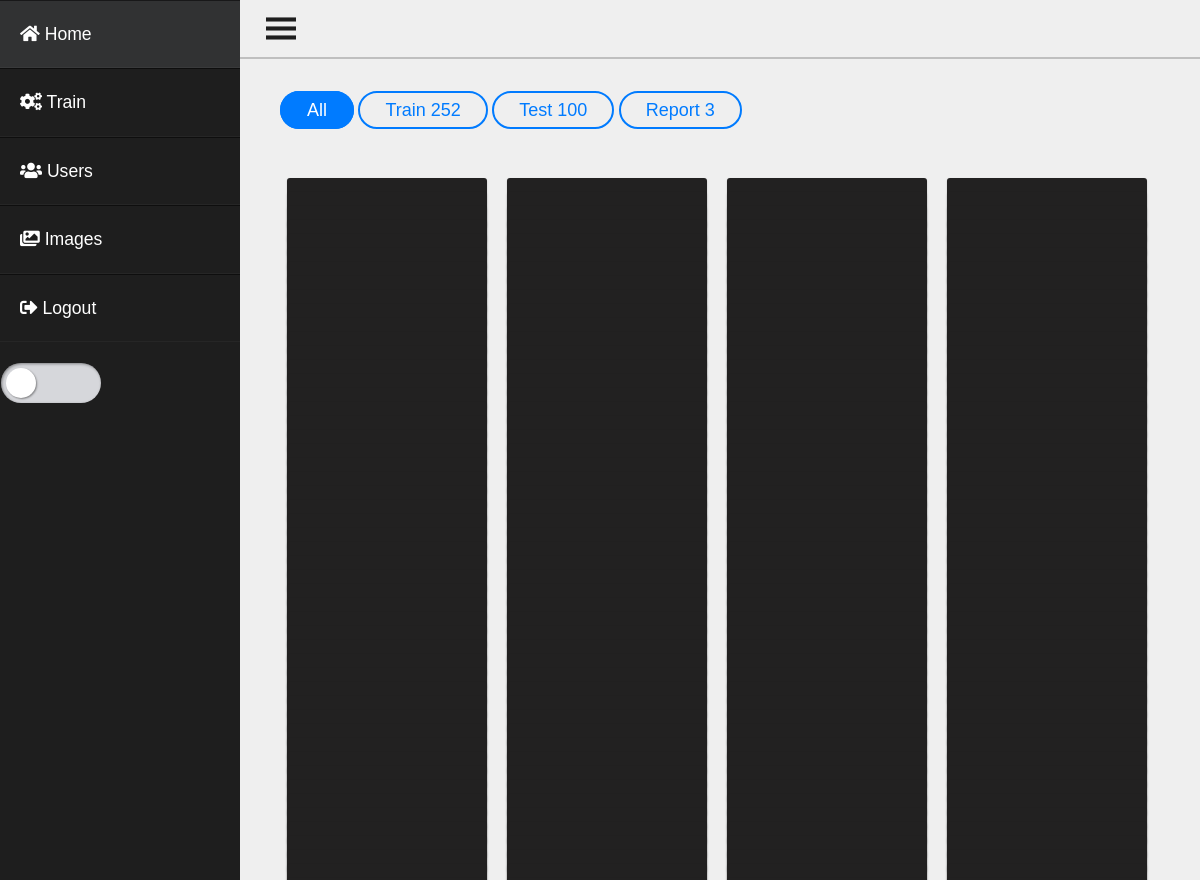
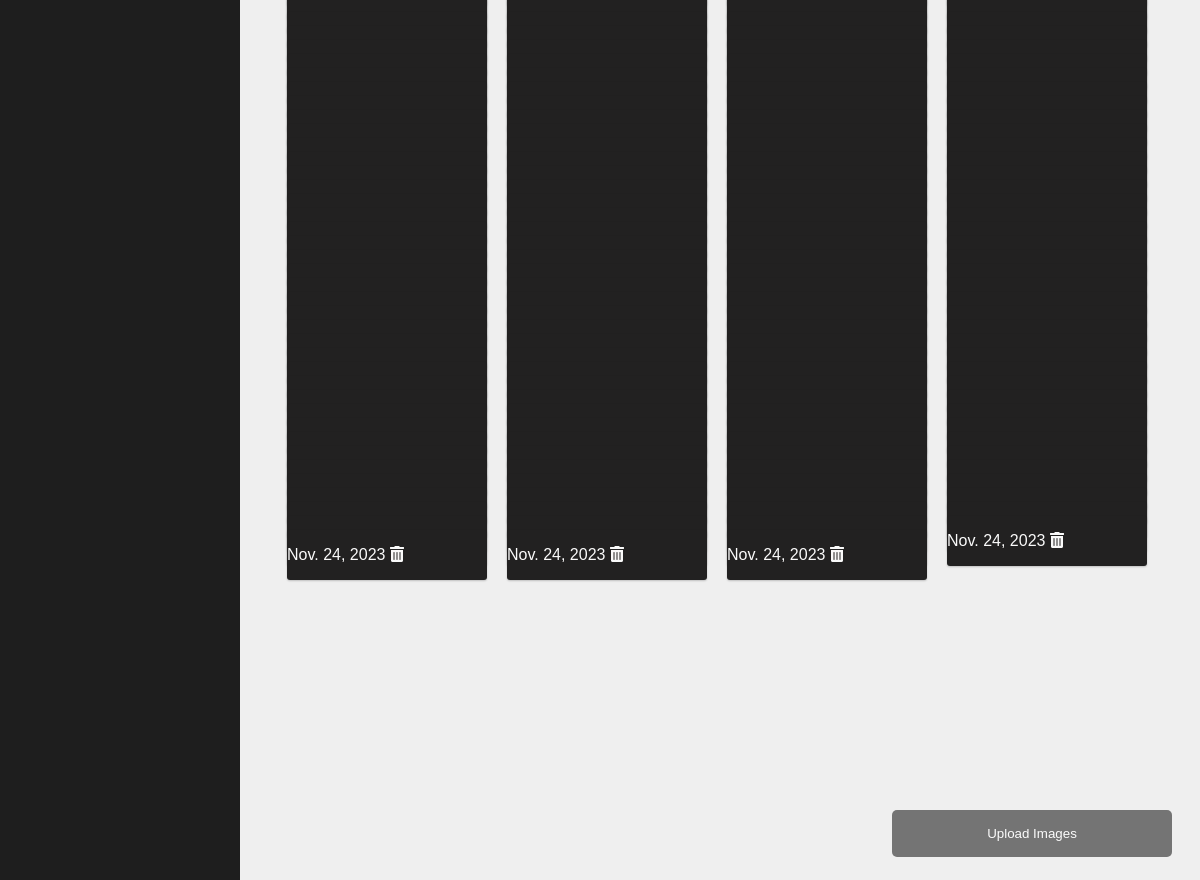
The app's page /modifyImages (signed in) with its own data (2 pictures, top to bottom).
### base/models.py (models this page shows)
class MultipleImage(models.Model):
    id = models.AutoField(primary_key=True)
    images = models.FileField(upload_to=upload_path_img, blank=True)
    masks = models.FileField(upload_to=upload_path_mask, blank=True)
    purpose = models.CharField(max_length=20)
    postedBy = models.ForeignKey(CustomUser, on_delete=models.CASCADE)
    date = models.DateField(default=timezone.now)

### base/adminViews.py (the view)
# urls.py: path('modifyImages', adminViews.modifyImages, name="modifyImages"),
@login_required(login_url="/login/")
@user_passes_test(lambda user: user.user_type == "1")
def modifyImages(request):
    images = MultipleImage.objects.all().order_by("date")
    content = {"trainCount": MultipleImage.objects.filter(purpose="train").count(),
        "testCount": MultipleImage.objects.filter(purpose="test").count(),
        "reportCount": MultipleImage.objects.filter(purpose="report").count(),
        "evaluateCount": MultipleImage.objects.filter(purpose="evaluate").count(), "images": images, }
    return render(request, "Admin/modifyImages.html", content)

### base/templates/Admin/modifyImages.html (shortened to what this page needs)
{% load static %}
<!DOCTYPE html>
<html lang="en">
<head>
    <link rel="stylesheet" href="{% static 'css/modifyImages.css' %}">
    <link rel="stylesheet" href="{% static 'css/deleteButton.css' %}">
</head>
<body>
{% include "componets/sideNav.html" %}
{% block content %}
    <div id="rightWrapper">
        <div id="header">
            <a id="fullPage" href="#">|||</a>
        </div>
        <div id="contentWrapper">
            <button class="open-button" onclick="openForm()">Upload Images</button>
            <nav>
                <div class="items">
                    <span class="item active" data-name="all">All</span>
                    <span class="item" data-name="train">Train {{ trainCount }}</span>
                    <span class="item" data-name="test">Test {{ testCount }}</span>
                    <span class="item" data-name="report">Report {{ reportCount }}</span>
                </div>
            </nav>
            <div class="gallery">
                {% for image in images %}
                    <div class="image" data-name="{{ image.purpose }}">
            <span>
              <div class="btn">
                <a style="position: absolute; padding-top: 0%;" href="delete_image/{{ image.id }}">
                  {{ image.date }}
                    <i class="fas fa-trash-alt"></i>
                </a>
              </div>
            </span>
                    </div>
                {% endfor %}
            </div>
        </div>
    </div>
{% endblock %}
</body>
</html>

### base/static/css/modifyImages.css (style rules this page uses)
* { margin: 0; padding: 0; box-sizing: border-box; }
.items span { padding: 7px 25px; font-size: 18px; font-weight: 500; cursor: pointer; color: #007bff; border-radius: 50px; border: 2px solid #007bff; transition: all 0.3s ease; }
.items span.active, .items span:hover { color: #fff; background: #007bff; }
.gallery { display: flex; flex-wrap: wrap; margin-top: 30px; }
.gallery .image { width: calc(100% / 4); padding: 7px; }
.gallery .image span { display: flex; width: 100%; overflow: hidden; }
.open-button { background-color: #555; color: white; padding: 16px 20px; border: none; cursor: pointer; opacity: 0.8; position: fixed; bottom: 23px; right: 28px; width: 280px; }

### base/static/css/deleteButton.css (style rules this page uses)
.btn a { color: #fafafa; display: block; text-decoration: none; -webkit-margin-before: 1em; -webkit-margin-after: 1em; -webkit-margin-start: 0px; -webkit-margin-end: 0px; transition: .5s; }
.btn { position: absolute; background: #222121; margin: 20px auto; width: 200px; height: 50px; overflow: hidden; text-align: center; transition: .4s; cursor: pointer; border-radius: 3px; box-shadow: 0px 1px 2px rgba(0, 0, 0, .2); }

### base/static/css/sidebar.css (style rules this page uses)
* { box-sizing: border-box; margin: 0; padding: 0; }
body { font-family: Montserrat, Arial, Verdana, serif; }
#rightWrapper { display: inline-block; position: absolute; left: 15em; margin: 0; padding: 0px 40px; width: calc(100% - 15em); height: 100%; overflow-y: scroll; background-color: #efefef; -webkit-transition: all .20s ease; -moz-transition: all .20s ease; -o-transition: all .20s ease; transition: all .20s ease; }
#header { display: block; position: fixed; left: 15em; width: 100%; z-index: 999; background-color: #efefef; border-bottom: 2px solid rgba(0, 0, 0, 0.2); -webkit-transition: all .20s ease; -moz-transition: all .20s ease; -o-transition: all .20s ease; transition: all .20s ease; }
#fullPage { display: inline-block; margin-left: 20px; padding: 10px; color: #1e1e1e; font-family: sans-serif; font-size: 2em; font-weight: bold; text-decoration: none; -webkit-transform: rotate(90deg); -moz-transform: rotate(90deg); -o-transform: rotate(90deg); transform: rotate(90deg); }
#contentWrapper { display: block; position: relative; margin-top: 100px; width: 100%; height: 100%; }
button, table a { background-color: #007bff; color: #fff; border: none; padding: 10px 20px; border-radius: 5px; cursor: pointer; }

### records on screen
MultipleImage: date "Nov. 24, 2023"
MultipleImage: date "Nov. 24, 2023"
MultipleImage: date "Nov. 24, 2023"
MultipleImage: date "Nov. 24, 2023"

### other values on screen
{{ trainCount }} "252"
{{ testCount }} "100"
{{ reportCount }} "3"
